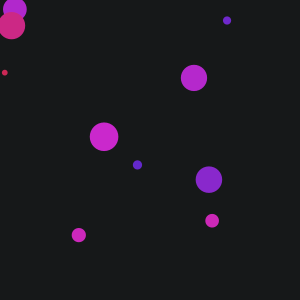
Frame 1 (no input)
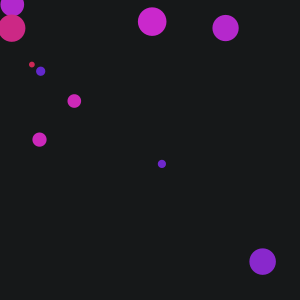
Frame 60 (the mouse pressed at the canvas centre just before this capture)
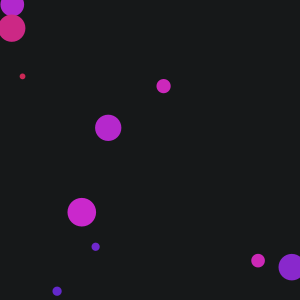
Frame 120 (the mouse held since frame 60 and released just before this capture)

The Processing sketch that drew these frames (run headless with seeded random() and noise(); from frame 60 on, the mouse is pressed at the canvas centre):

// Processing sketch: sketch_6_ball_object_kollision
// ── sketch_6_ball_object_kollision.pde
int anzahl = 10;

class Ball {

  //Variablen für die Position
  float posX;
  float posY;

  //Variablen für die Geschwindigkeit
  float tempoX;
  float tempoY;

  float dia;
  float farbe;

  Ball() {
    //Startposition und Starttempo
    posX = random(width);
    posY = random(height);

    tempoX = random(-5, 5);
    tempoY = random(-5, 5);

    dia = random(4, 30);

    farbe = random(260, 360);
  }

  //Funktion zum Zeichnen
  void ball_display() {
    noStroke();
    fill(farbe, 80, 80);
    ellipse(posX, posY, dia, dia);
  }


  //Funktion für die Bewegung
  void ball_move() {
    posX = posX + tempoX;
    posY = posY + tempoY;
  }

  //Funktion um die Kollision mit dem Rand zu testen 
  void ball_checkRand() {
    if ( (posX > width) || (posX < 0) ) {
      tempoX = tempoX * -1;
    }

    if ( (posY > height) || (posY < 0) ) {
      tempoY = tempoY * -1;
    }
  }

  void ball_checkBall() {
    for (int i = 0; i < anzahl; i++) {
      float abstand;

      abstand = dist(posX, posY, ball_liste[i].posX, ball_liste[i].posY);

      if (  (abstand < (dia/2)+(ball_liste[i].dia/2)) && (abstand != 0) ) {
        tempoX = tempoX * -1;
        tempoY = tempoY * -1;
      }
    }
  }
}

Ball[] ball_liste = new Ball[anzahl];

void setup() {
  size (300, 300);
  colorMode(HSB, 360, 100, 100);
  noFill();
  stroke(200, 40, 100);

  for (int i = 0; i < anzahl; i++) {
    ball_liste[i] = new Ball();
  }
}

void draw() {
  background(200, 10, 10);

  for (int i = 0; i < anzahl; i++) {
    ball_liste[i].ball_display();
    ball_liste[i].ball_move();
    ball_liste[i].ball_checkRand();
    ball_liste[i].ball_checkBall();
  }
}
